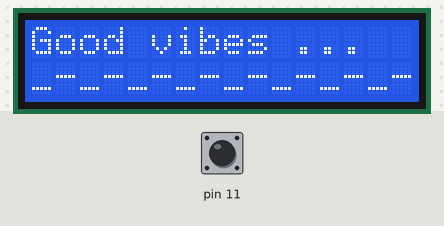
A sketch run on a simulated Arduino Uno, built with avr-gcc and run on an emulated ATmega328P. Shown: 16×2 character LCD. The test bench sets the inputs (shaded band); at power-on: pin 11 HIGH.

Above: at 2.9 s.
At 12.4 s:
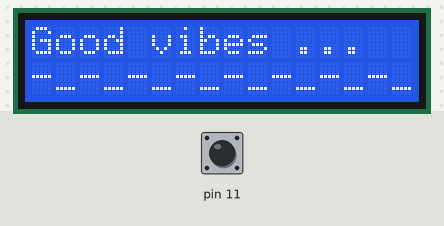

Measured:
- what the display in image 0 shows lasts 0.5 s, from 2.9 s to 3.4 s

The sketch:

LCD_2.ino
```cpp
#include <LiquidCrystal.h>

LiquidCrystal lcd(7, 6, 5, 4, 3, 2);

char txt[] = "This is some long text 123 abc 456 cde 789 efg 987 xyz";
char txt2[] = "69";


void printSideToSide(char *niz) {
  int i, last, n;
  lcd.clear();
  lcd.setCursor(16, 0);
  lcd.autoscroll();

  i=last=n=0;
  while(niz[i] != 0) {
    if(niz[i] == ' ') {
      if(((i-last) <= 4) && (n <= 0)) {
        delay(1000);
        n++;
      } else {
        delay(1000);
        n = 0;
      }
      last = i+1;
    }
    if((i-last) >= 10) {
      delay(750);
    }
    lcd.print(niz[i++]);
    delay(100);
  }

  lcd.noAutoscroll();
  delay(1000);
  //lcd.clear();
}


void loadString(char *niz, int sleep) {
  int i;
  char a=0;
  char txt[] = "Loading ...";
  lcd.clear();
  lcd.setCursor(0, 0);

  i=0;
  while(txt[i] != 0) {
    lcd.print(txt[i++]);
    delay(20);
  }

  lcd.setCursor(0, 1);
  for(int j=0, i=0; j<=15; j++) {
    if(niz[i] == 0) {
      i=0;
    }
    lcd.print(niz[i++]);
    delay(sleep);
  }

  delay(50);
  lcd.setCursor(15, 0);
  a=255;
  lcd.print(a);
  delay(1000);
  //lcd.clear();
}


void snow(int t) {
  int tc = 500, n = (t/tc%2)? t/tc : t/tc+1, dis = 0, row=0;
  lcd.clear();

  for(int i=0; i<n; i++) {
    for(int j=0; j<=15; j++) {
      if(dis%2 == 0) {
        lcd.setCursor(j, row%2);
        lcd.print("*");
      } else {
        lcd.setCursor(j, row%2);
        lcd.print(" ");
      }
      dis++;
    }
    row++;
    if(row%2 == 0) {
      dis++;
    }
    delay(tc);
    lcd.clear();
  }

  delay(1000);
  //lcd.clear();
}


void goodVibes(int t) {
  int i, tc = 500, n = (t/tc%2)? t/tc : t/tc+1, shift = 0, siz = 2;
  char txt[] = "Good vibes ...";
  char vibes[] = "_-";
  lcd.clear();
  lcd.setCursor(0, 0);

  i=0;
  while(txt[i] != 0) {
    lcd.print(txt[i++]);
    delay(20);
  }

  lcd.setCursor(0, 1);

  for(i=0; i<n; i++) {
    lcd.setCursor(0, 1);
    for(int j=0; j<=15; j++) {
      lcd.print(vibes[(j+shift)%siz]);
    }
    shift++;
    delay(tc);
  }

  delay(1000);
  lcd.clear();
}


void setup() {
  pinMode (11, INPUT_PULLUP);
  lcd.begin(16, 2);
  lcd.clear();
  delay(2500);
}


void loop() {
  //printSideToSide(txt);
  //loadString(txt2, 200);
  //snow(10000);
  goodVibes(10000);

  while(1) {
    delay(1000);
    if(digitalRead(11)==0) {
      break;
    }
  }
}
```
